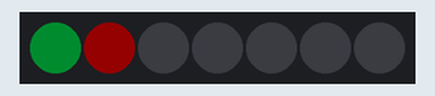
A sketch run on a simulated Arduino Uno, built with avr-gcc and run on an emulated ATmega328P. On the bench: 7 RGB LEDs in strip order, left to right. Dim RGB values are drawn brighter than linear.

Above: at 0.1 s.
At 5.6 s:
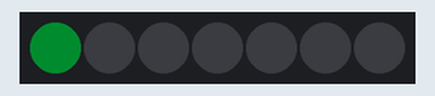
At 10.1 s:
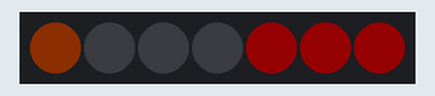
At 20.6 s:
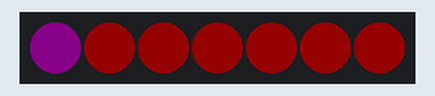
At 30.1 s:
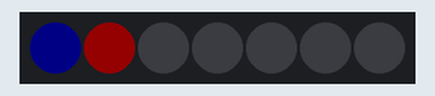
At 39.1 s:
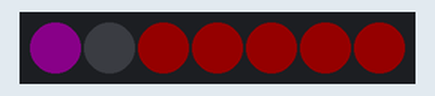
Timing chart, 0 to 40.0 s (numbered marks = the images above):
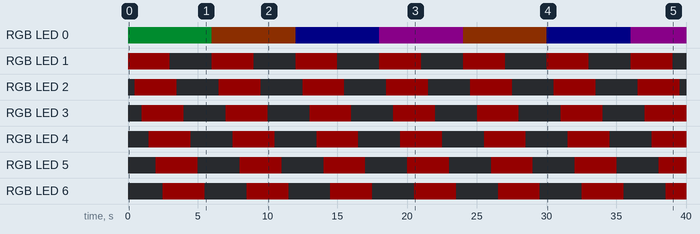

Measured:
- by itself, RGB LED 1–6: alternates RGB(20, 0, 0) for 3.0 s and off for 3.0 s
- by itself, RGB LED 0: off → RGB(0, 12, 4) at 0.00 s, → RGB(12, 4, 0) 6.0 s later, → RGB(0, 0, 8) 6.0 s later, → RGB(10, 0, 10) 6.0 s later, … (7 changes in this stretch)
- what the display in image 1 shows lasts 0.5 s, from 5.5 s to 6.0 s

The sketch:

NeoPixel.ino
```cpp
// NeoPixel test sketch
// UBC: the UBC Submarine Design Team

#include <Adafruit_NeoPixel.h>

#define JEWEL_PIN 7
#define NEOPIXEL_COUNT 7

Adafruit_NeoPixel jewel(NEOPIXEL_COUNT, JEWEL_PIN, NEO_GRB + NEO_KHZ800);
int i=0,j=0;
uint32_t settings[3]={jewel.Color(153,51,0),jewel.Color(0,0,102),jewel.Color(128,0,128)};
uint32_t red;

void setup() {
  jewel.begin();
  //jewel.fill(jewel.Color(255, 0, 255));
  jewel.setPixelColor(0,jewel.Color(0,154,50));
  jewel.setBrightness(20);
  jewel.show();
  red=jewel.Color(255,0,0);

}

void loop() {
  for (j=0;j<3;j++){
    for (i=1;i<NEOPIXEL_COUNT;i++){
      jewel.setPixelColor(i, red);
      jewel.show();
      delay(500);
    }
    for (i=1;i<NEOPIXEL_COUNT;i++){
      jewel.setPixelColor(i, 0);
      jewel.show();
      delay(500);
    }
    jewel.setPixelColor(0,settings[j]);
  }

}
```
